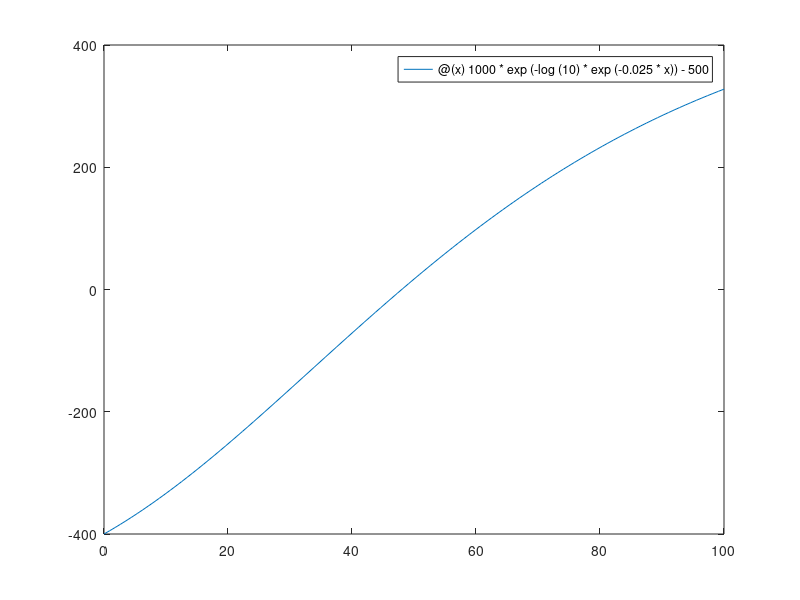

Write the MATLAB code that produced this figure. (Note: this script raises an error after producing the figure.)
f = @(x) 1000*exp(-log(10)*exp(-0.025*x))-500;
fplot(f, [0 100]);

a = 40; b = 60;
erro = 10^(-8); maxiter = 10^(6)
[x,a,b] = Bissecao(a,b,f,erro,erro,maxiter)